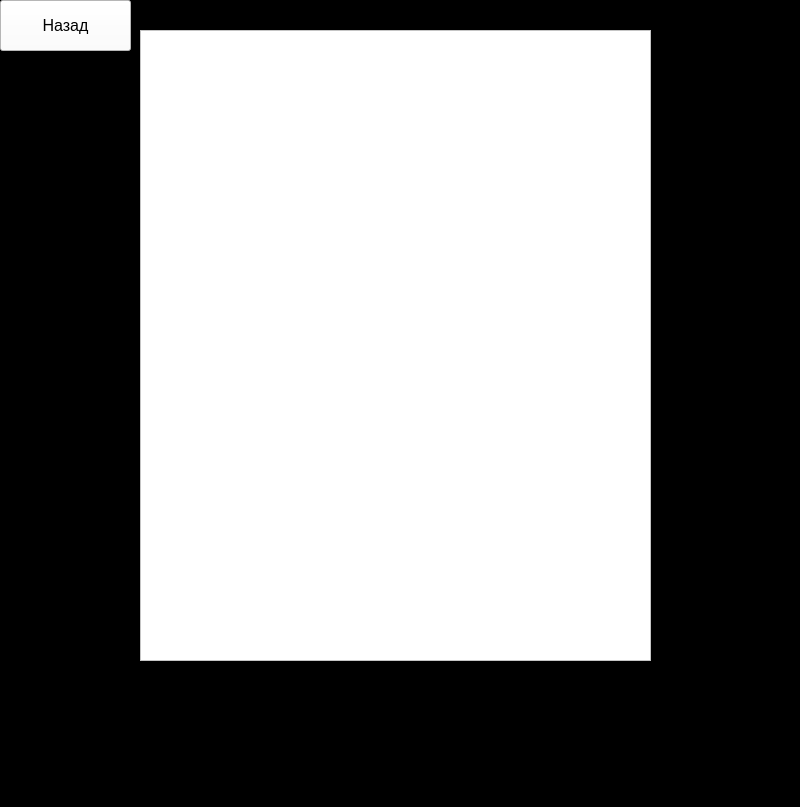
<?xml version="1.0" encoding="UTF-8"?>
<ui version="4.0">
 <class>MainWindow</class>
 <widget class="QMainWindow" name="MainWindow">
  <property name="geometry">
   <rect>
    <x>0</x>
    <y>0</y>
    <width>800</width>
    <height>807</height>
   </rect>
  </property>
  <property name="windowTitle">
   <string>MainWindow</string>
  </property>
  <property name="styleSheet">
   <string notr="true">background-color: rgb(0, 0, 0);</string>
  </property>
  <widget class="QWidget" name="centralwidget">
   <widget class="QPushButton" name="back">
    <property name="geometry">
     <rect>
      <x>0</x>
      <y>0</y>
      <width>131</width>
      <height>51</height>
     </rect>
    </property>
    <property name="font">
     <font>
      <pointsize>12</pointsize>
     </font>
    </property>
    <property name="styleSheet">
     <string notr="true">background-color: rgb(255, 217, 65);
background-color: rgb(255, 255, 255);</string>
    </property>
    <property name="text">
     <string>Назад</string>
    </property>
   </widget>
   <widget class="QTableWidget" name="table">
    <property name="geometry">
     <rect>
      <x>140</x>
      <y>30</y>
      <width>511</width>
      <height>631</height>
     </rect>
    </property>
    <property name="font">
     <font>
      <pointsize>12</pointsize>
     </font>
    </property>
    <property name="styleSheet">
     <string notr="true">background-color: rgb(255, 255, 255);</string>
    </property>
    <attribute name="horizontalHeaderDefaultSectionSize">
     <number>150</number>
    </attribute>
    <attribute name="horizontalHeaderMinimumSectionSize">
     <number>70</number>
    </attribute>
    <attribute name="verticalHeaderDefaultSectionSize">
     <number>50</number>
    </attribute>
    <attribute name="verticalHeaderMinimumSectionSize">
     <number>40</number>
    </attribute>
   </widget>
  </widget>
  <widget class="QMenuBar" name="menubar">
   <property name="geometry">
    <rect>
     <x>0</x>
     <y>0</y>
     <width>800</width>
     <height>21</height>
    </rect>
   </property>
  </widget>
  <widget class="QStatusBar" name="statusbar"/>
 </widget>
 <resources/>
 <connections/>
</ui>
